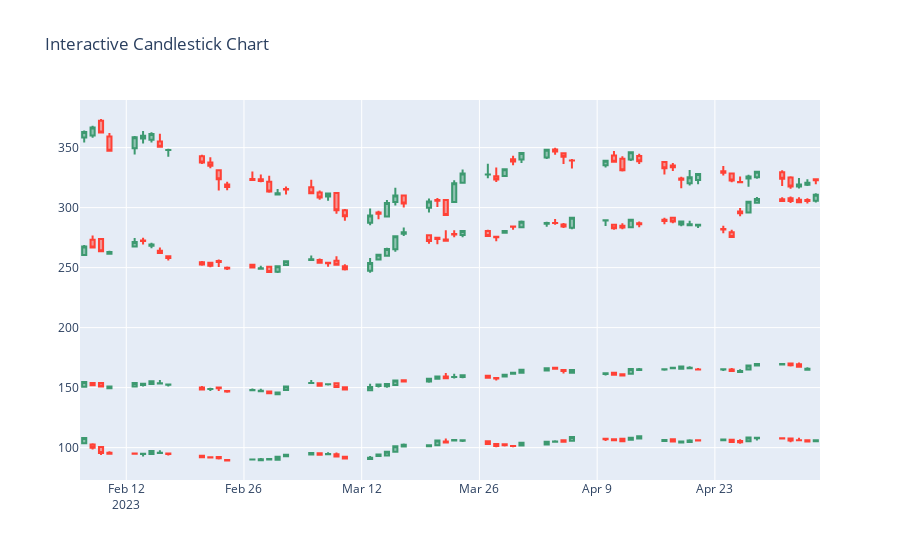

Here is the notebook cell this chart was saved with:
### Markdown cell above
# Candlestick Chart

### Code cell
fig_candle = go.Figure(data=[go.Candlestick(x=df.index,
                                           open=df['Open'],
                                           high=df['High'],
                                           low=df['Low'],
                                           close=df['Close'])])
fig_candle.update_layout(title='Interactive Candlestick Chart', xaxis_rangeslider_visible=False)
fig_candle.show()

### Figure 1 — Plotly figure (JSON) as saved in the notebook; plotly's stock layout.template omitted (floating-point values rounded to 4 significant figures; data arrays with more than 128 entries replaced by an {"elided": "..."} marker saying what was removed)
{"data": [{"close": {"elided": "247 float values"}, "high": {"elided": "247 float values"}, "low": {"elided": "247 float values"}, "open": {"elided": "247 float values"}, "type": "candlestick", "x": {"elided": "247 str values"}}], "layout": {"title": {"text": "Interactive Candlestick Chart"}, "xaxis": {"rangeslider": {"visible": false}}}}
